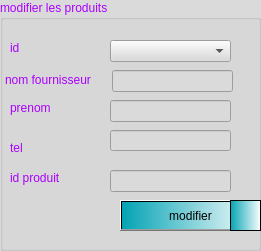
         <widget class="QGroupBox" name="groupBox_15">
          <property name="geometry">
           <rect>
            <x>400</x>
            <y>330</y>
            <width>261</width>
            <height>251</height>
           </rect>
          </property>
          <property name="palette">
           <palette>
            <active>
             <colorrole role="WindowText">
              <brush brushstyle="SolidPattern">
               <color alpha="255">
                <red>170</red>
                <green>0</green>
                <blue>255</blue>
               </color>
              </brush>
             </colorrole>
             <colorrole role="Button">
              <brush brushstyle="SolidPattern">
               <color alpha="255">
                <red>218</red>
                <green>218</green>
                <blue>218</blue>
               </color>
              </brush>
             </colorrole>
             <colorrole role="Base">
              <brush brushstyle="SolidPattern">
               <color alpha="255">
                <red>218</red>
                <green>218</green>
                <blue>218</blue>
               </color>
              </brush>
             </colorrole>
             <colorrole role="Window">
              <brush brushstyle="SolidPattern">
               <color alpha="255">
                <red>218</red>
                <green>218</green>
                <blue>218</blue>
               </color>
              </brush>
             </colorrole>
            </active>
            <inactive>
             <colorrole role="WindowText">
              <brush brushstyle="SolidPattern">
               <color alpha="255">
                <red>170</red>
                <green>0</green>
                <blue>255</blue>
               </color>
              </brush>
             </colorrole>
             <colorrole role="Button">
              <brush brushstyle="SolidPattern">
               <color alpha="255">
                <red>218</red>
                <green>218</green>
                <blue>218</blue>
               </color>
              </brush>
             </colorrole>
             <colorrole role="Base">
              <brush brushstyle="SolidPattern">
               <color alpha="255">
                <red>218</red>
                <green>218</green>
                <blue>218</blue>
               </color>
              </brush>
             </colorrole>
             <colorrole role="Window">
              <brush brushstyle="SolidPattern">
               <color alpha="255">
                <red>218</red>
                <green>218</green>
                <blue>218</blue>
               </color>
              </brush>
             </colorrole>
            </inactive>
            <disabled>
             <colorrole role="WindowText">
              <brush brushstyle="SolidPattern">
               <color alpha="255">
                <red>120</red>
                <green>120</green>
                <blue>120</blue>
               </color>
              </brush>
             </colorrole>
             <colorrole role="Button">
              <brush brushstyle="SolidPattern">
               <color alpha="255">
                <red>218</red>
                <green>218</green>
                <blue>218</blue>
               </color>
              </brush>
             </colorrole>
             <colorrole role="Base">
              <brush brushstyle="SolidPattern">
               <color alpha="255">
                <red>218</red>
                <green>218</green>
                <blue>218</blue>
               </color>
              </brush>
             </colorrole>
             <colorrole role="Window">
              <brush brushstyle="SolidPattern">
               <color alpha="255">
                <red>218</red>
                <green>218</green>
                <blue>218</blue>
               </color>
              </brush>
             </colorrole>
            </disabled>
           </palette>
          </property>
          <property name="title">
           <string>modifier les produits</string>
          </property>
          <widget class="QComboBox" name="idfmod">
           <property name="geometry">
            <rect>
             <x>110</x>
             <y>40</y>
             <width>121</width>
             <height>22</height>
            </rect>
           </property>
          </widget>
          <widget class="QLineEdit" name="frsmod">
           <property name="geometry">
            <rect>
             <x>112</x>
             <y>70</y>
             <width>121</width>
             <height>22</height>
            </rect>
           </property>
          </widget>
          <widget class="QLabel" name="label_26">
           <property name="geometry">
            <rect>
             <x>10</x>
             <y>40</y>
             <width>56</width>
             <height>16</height>
            </rect>
           </property>
           <property name="text">
            <string>id</string>
           </property>
          </widget>
          <widget class="QLabel" name="label_27">
           <property name="geometry">
            <rect>
             <x>5</x>
             <y>70</y>
             <width>101</width>
             <height>20</height>
            </rect>
           </property>
           <property name="text">
            <string>nom fournisseur</string>
           </property>
          </widget>
          <widget class="QLabel" name="label_28">
           <property name="geometry">
            <rect>
             <x>10</x>
             <y>100</y>
             <width>56</width>
             <height>16</height>
            </rect>
           </property>
           <property name="text">
            <string>prenom</string>
           </property>
          </widget>
          <widget class="QLineEdit" name="prenomfrsmod">
           <property name="geometry">
            <rect>
             <x>110</x>
             <y>100</y>
             <width>121</width>
             <height>22</height>
            </rect>
           </property>
          </widget>
          <widget class="QLineEdit" name="telfrsmod">
           <property name="geometry">
            <rect>
             <x>110</x>
             <y>130</y>
             <width>121</width>
             <height>21</height>
            </rect>
           </property>
          </widget>
          <widget class="QLabel" name="label_29">
           <property name="geometry">
            <rect>
             <x>10</x>
             <y>140</y>
             <width>56</width>
             <height>16</height>
            </rect>
           </property>
           <property name="text">
            <string>tel</string>
           </property>
          </widget>
          <widget class="QLineEdit" name="fgmod">
           <property name="geometry">
            <rect>
             <x>110</x>
             <y>170</y>
             <width>121</width>
             <height>22</height>
            </rect>
           </property>
          </widget>
          <widget class="QLabel" name="label_30">
           <property name="geometry">
            <rect>
             <x>10</x>
             <y>170</y>
             <width>56</width>
             <height>16</height>
            </rect>
           </property>
           <property name="text">
            <string>id produit</string>
           </property>
          </widget>
          <widget class="QPushButton" name="frsmod_2">
           <property name="geometry">
            <rect>
             <x>120</x>
             <y>200</y>
             <width>141</width>
             <height>31</height>
            </rect>
           </property>
           <property name="styleSheet">
            <string notr="true">background-color: qlineargradient(spread:repeat, x1:0, y1:0, x2:1, y2:0, stop:0 rgba(3, 163, 179, 255), stop:1 rgba(255, 255, 255, 255));
</string>
           </property>
           <property name="text">
            <string>modifier</string>
           </property>
          </widget>
          <widget class="QFrame" name="frame_47">
           <property name="geometry">
            <rect>
             <x>230</x>
             <y>200</y>
             <width>31</width>
             <height>31</height>
            </rect>
           </property>
           <property name="styleSheet">
            <string notr="true">background-color: qlineargradient(spread:repeat, x1:0, y1:0, x2:1, y2:0, stop:0 rgba(3, 163, 179, 255), stop:1 rgba(255, 255, 255, 255));
image: url(:/resource/edit .png);</string>
           </property>
           <property name="frameShape">
            <enum>QFrame::StyledPanel</enum>
           </property>
           <property name="frameShadow">
            <enum>QFrame::Raised</enum>
           </property>
          </widget>
         </widget>
